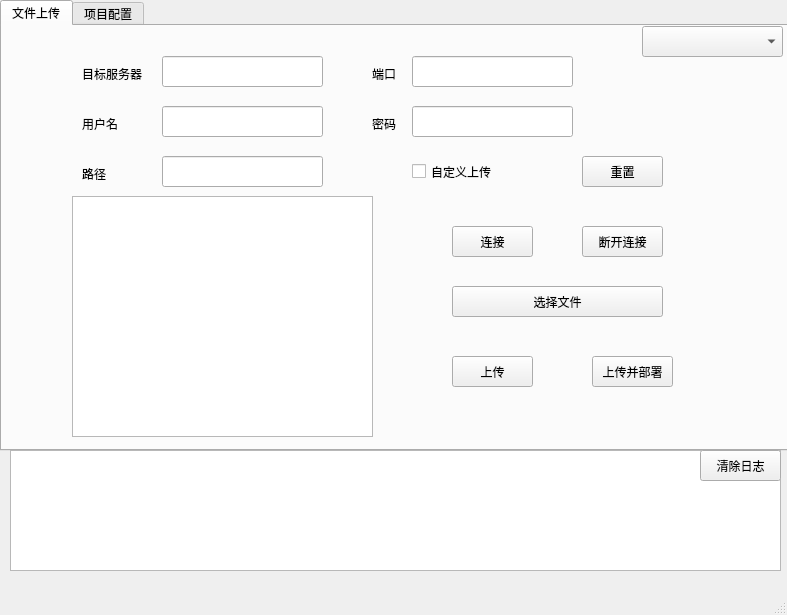
<?xml version="1.0" encoding="UTF-8"?>
<ui version="4.0">
 <class>MainWindow</class>
 <widget class="QMainWindow" name="MainWindow">
  <property name="geometry">
   <rect>
    <x>0</x>
    <y>0</y>
    <width>787</width>
    <height>615</height>
   </rect>
  </property>
  <property name="windowTitle">
   <string>文件上传部署工具</string>
  </property>
  <widget class="QWidget" name="centralwidget">
   <widget class="QTabWidget" name="tabw_fileUpload">
    <property name="geometry">
     <rect>
      <x>0</x>
      <y>0</y>
      <width>791</width>
      <height>451</height>
     </rect>
    </property>
    <property name="currentIndex">
     <number>0</number>
    </property>
    <widget class="QWidget" name="tab_upload">
     <attribute name="title">
      <string>文件上传</string>
     </attribute>
     <widget class="QPushButton" name="btn_reset">
      <property name="geometry">
       <rect>
        <x>580</x>
        <y>130</y>
        <width>81</width>
        <height>31</height>
       </rect>
      </property>
      <property name="text">
       <string>重置</string>
      </property>
     </widget>
     <widget class="QLabel" name="labe_ip">
      <property name="geometry">
       <rect>
        <x>80</x>
        <y>40</y>
        <width>71</width>
        <height>16</height>
       </rect>
      </property>
      <property name="layoutDirection">
       <enum>Qt::LeftToRight</enum>
      </property>
      <property name="frameShape">
       <enum>QFrame::NoFrame</enum>
      </property>
      <property name="frameShadow">
       <enum>QFrame::Plain</enum>
      </property>
      <property name="text">
       <string>目标服务器</string>
      </property>
     </widget>
     <widget class="QPushButton" name="btn_upload">
      <property name="geometry">
       <rect>
        <x>450</x>
        <y>330</y>
        <width>81</width>
        <height>31</height>
       </rect>
      </property>
      <property name="text">
       <string>上传</string>
      </property>
     </widget>
     <widget class="QLineEdit" name="le_ip">
      <property name="geometry">
       <rect>
        <x>160</x>
        <y>30</y>
        <width>161</width>
        <height>31</height>
       </rect>
      </property>
     </widget>
     <widget class="QLineEdit" name="le_port">
      <property name="geometry">
       <rect>
        <x>410</x>
        <y>30</y>
        <width>161</width>
        <height>31</height>
       </rect>
      </property>
     </widget>
     <widget class="QLabel" name="labe_port">
      <property name="geometry">
       <rect>
        <x>370</x>
        <y>40</y>
        <width>41</width>
        <height>16</height>
       </rect>
      </property>
      <property name="layoutDirection">
       <enum>Qt::LeftToRight</enum>
      </property>
      <property name="frameShape">
       <enum>QFrame::NoFrame</enum>
      </property>
      <property name="frameShadow">
       <enum>QFrame::Plain</enum>
      </property>
      <property name="text">
       <string>端口</string>
      </property>
     </widget>
     <widget class="QLabel" name="labe_user">
      <property name="geometry">
       <rect>
        <x>80</x>
        <y>90</y>
        <width>71</width>
        <height>16</height>
       </rect>
      </property>
      <property name="layoutDirection">
       <enum>Qt::LeftToRight</enum>
      </property>
      <property name="frameShape">
       <enum>QFrame::NoFrame</enum>
      </property>
      <property name="frameShadow">
       <enum>QFrame::Plain</enum>
      </property>
      <property name="text">
       <string>用户名</string>
      </property>
     </widget>
     <widget class="QLabel" name="labe_passwd">
      <property name="geometry">
       <rect>
        <x>370</x>
        <y>90</y>
        <width>41</width>
        <height>16</height>
       </rect>
      </property>
      <property name="layoutDirection">
       <enum>Qt::LeftToRight</enum>
      </property>
      <property name="frameShape">
       <enum>QFrame::NoFrame</enum>
      </property>
      <property name="frameShadow">
       <enum>QFrame::Plain</enum>
      </property>
      <property name="text">
       <string>密码</string>
      </property>
     </widget>
     <widget class="QLineEdit" name="le_user">
      <property name="geometry">
       <rect>
        <x>160</x>
        <y>80</y>
        <width>161</width>
        <height>31</height>
       </rect>
      </property>
     </widget>
     <widget class="QLineEdit" name="le_passwd">
      <property name="geometry">
       <rect>
        <x>410</x>
        <y>80</y>
        <width>161</width>
        <height>31</height>
       </rect>
      </property>
     </widget>
     <widget class="QPushButton" name="btn_connect">
      <property name="geometry">
       <rect>
        <x>450</x>
        <y>200</y>
        <width>81</width>
        <height>31</height>
       </rect>
      </property>
      <property name="text">
       <string>连接</string>
      </property>
     </widget>
     <widget class="QPushButton" name="btn_disConnect">
      <property name="geometry">
       <rect>
        <x>580</x>
        <y>200</y>
        <width>81</width>
        <height>31</height>
       </rect>
      </property>
      <property name="text">
       <string>断开连接</string>
      </property>
     </widget>
     <widget class="QPushButton" name="btn_uploadAndApply">
      <property name="geometry">
       <rect>
        <x>590</x>
        <y>330</y>
        <width>81</width>
        <height>31</height>
       </rect>
      </property>
      <property name="text">
       <string>上传并部署</string>
      </property>
     </widget>
     <widget class="QComboBox" name="cb_selectEnvir">
      <property name="geometry">
       <rect>
        <x>640</x>
        <y>0</y>
        <width>141</width>
        <height>31</height>
       </rect>
      </property>
     </widget>
     <widget class="QTableWidget" name="tw_services">
      <property name="geometry">
       <rect>
        <x>70</x>
        <y>170</y>
        <width>301</width>
        <height>241</height>
       </rect>
      </property>
     </widget>
     <widget class="QPushButton" name="btn_selectFile">
      <property name="geometry">
       <rect>
        <x>450</x>
        <y>260</y>
        <width>211</width>
        <height>31</height>
       </rect>
      </property>
      <property name="text">
       <string>选择文件</string>
      </property>
     </widget>
     <widget class="QLabel" name="labe_ip_2">
      <property name="geometry">
       <rect>
        <x>80</x>
        <y>140</y>
        <width>71</width>
        <height>16</height>
       </rect>
      </property>
      <property name="layoutDirection">
       <enum>Qt::LeftToRight</enum>
      </property>
      <property name="frameShape">
       <enum>QFrame::NoFrame</enum>
      </property>
      <property name="frameShadow">
       <enum>QFrame::Plain</enum>
      </property>
      <property name="text">
       <string>路径</string>
      </property>
     </widget>
     <widget class="QLineEdit" name="le_serverPath">
      <property name="geometry">
       <rect>
        <x>160</x>
        <y>130</y>
        <width>161</width>
        <height>31</height>
       </rect>
      </property>
     </widget>
     <widget class="QCheckBox" name="cbox_customUpload">
      <property name="geometry">
       <rect>
        <x>410</x>
        <y>130</y>
        <width>91</width>
        <height>31</height>
       </rect>
      </property>
      <property name="text">
       <string>自定义上传</string>
      </property>
     </widget>
    </widget>
    <widget class="QWidget" name="tab_config">
     <attribute name="title">
      <string>项目配置</string>
     </attribute>
     <widget class="QPushButton" name="btn_delServer">
      <property name="geometry">
       <rect>
        <x>610</x>
        <y>100</y>
        <width>81</width>
        <height>31</height>
       </rect>
      </property>
      <property name="text">
       <string>删除</string>
      </property>
     </widget>
     <widget class="QLabel" name="lb_base_config">
      <property name="enabled">
       <bool>true</bool>
      </property>
      <property name="geometry">
       <rect>
        <x>0</x>
        <y>0</y>
        <width>791</width>
        <height>21</height>
       </rect>
      </property>
      <property name="layoutDirection">
       <enum>Qt::LeftToRight</enum>
      </property>
      <property name="styleSheet">
       <string notr="true"/>
      </property>
      <property name="text">
       <string>基本配置</string>
      </property>
      <property name="alignment">
       <set>Qt::AlignCenter</set>
      </property>
     </widget>
     <widget class="QLineEdit" name="le_serverName">
      <property name="geometry">
       <rect>
        <x>130</x>
        <y>40</y>
        <width>161</width>
        <height>31</height>
       </rect>
      </property>
     </widget>
     <widget class="QPushButton" name="btn_serverConfig">
      <property name="geometry">
       <rect>
        <x>500</x>
        <y>100</y>
        <width>81</width>
        <height>31</height>
       </rect>
      </property>
      <property name="text">
       <string>配置</string>
      </property>
     </widget>
     <widget class="QTableWidget" name="tw_configItems">
      <property name="geometry">
       <rect>
        <x>10</x>
        <y>450</y>
        <width>71</width>
        <height>71</height>
       </rect>
      </property>
     </widget>
     <widget class="QPushButton" name="btn_findServer">
      <property name="geometry">
       <rect>
        <x>500</x>
        <y>60</y>
        <width>81</width>
        <height>31</height>
       </rect>
      </property>
      <property name="text">
       <string>查询</string>
      </property>
     </widget>
     <widget class="QLabel" name="labe_ip_3">
      <property name="geometry">
       <rect>
        <x>70</x>
        <y>50</y>
        <width>51</width>
        <height>16</height>
       </rect>
      </property>
      <property name="layoutDirection">
       <enum>Qt::LeftToRight</enum>
      </property>
      <property name="frameShape">
       <enum>QFrame::NoFrame</enum>
      </property>
      <property name="frameShadow">
       <enum>QFrame::Plain</enum>
      </property>
      <property name="text">
       <string>环境名</string>
      </property>
     </widget>
     <widget class="QPushButton" name="btn_addServer">
      <property name="geometry">
       <rect>
        <x>610</x>
        <y>60</y>
        <width>81</width>
        <height>31</height>
       </rect>
      </property>
      <property name="text">
       <string>新增</string>
      </property>
     </widget>
     <widget class="QListWidget" name="lw_serverList">
      <property name="geometry">
       <rect>
        <x>190</x>
        <y>150</y>
        <width>351</width>
        <height>261</height>
       </rect>
      </property>
     </widget>
    </widget>
   </widget>
   <widget class="QTextBrowser" name="tb_log">
    <property name="geometry">
     <rect>
      <x>10</x>
      <y>450</y>
      <width>771</width>
      <height>121</height>
     </rect>
    </property>
   </widget>
   <widget class="QPushButton" name="btn_clear">
    <property name="geometry">
     <rect>
      <x>700</x>
      <y>450</y>
      <width>81</width>
      <height>31</height>
     </rect>
    </property>
    <property name="text">
     <string>清除日志</string>
    </property>
   </widget>
  </widget>
  <widget class="QMenuBar" name="menubar">
   <property name="geometry">
    <rect>
     <x>0</x>
     <y>0</y>
     <width>787</width>
     <height>23</height>
    </rect>
   </property>
  </widget>
  <widget class="QStatusBar" name="statusbar"/>
 </widget>
 <resources/>
 <connections/>
</ui>
